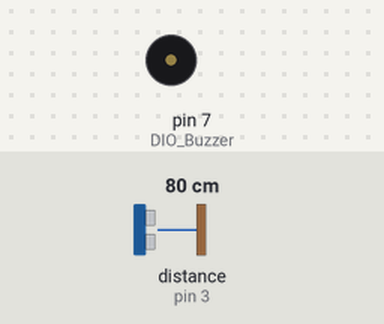
Bench run of a sketch on a simulated Arduino Uno, built with avr-gcc and run on an emulated ATmega328P. Parts: buzzer (waves = sounding). Wiring (inferred from the names in the program): ultrasonic range finder: trigger pin 2; echo pin 3. The inputs (shaded band) are chosen by the test bench; at power-on: distance to the obstacle (sensor on pin 3) 80 cm. The echo pulse lasts 58.3 µs per cm; what the sketch prints to the serial monitor is not drawn.

Above: at 0.2 s.
Timing chart, 0 to 3.0 s (numbered marks = the images above):
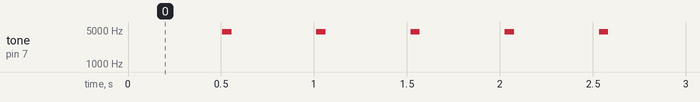

The sketch:

ultrason_with_buzzer.ino
```cpp
/*
 * Code d'exemple pour un capteur à ultrasons HC-SR04.
 */

 /*constante buzzer*/
 char DIO_Buzzer = 7;

/* Constantes pour les broches */
const byte TRIGGER_PIN = 2; // Broche TRIGGER
const byte ECHO_PIN = 3;    // Broche ECHO

/* Constantes pour le timeout */
const unsigned long MEASURE_TIMEOUT = 25000UL; // 25ms = ~8m à 340m/s

/* Vitesse du son dans l'air en mm/us */
const float SOUND_SPEED = 340.0 / 1000;

/** Fonction setup() */
void setup() {

  /* Initialise le port série */
  Serial.begin(9600);

  /* Initialise les broches */
  pinMode(TRIGGER_PIN, OUTPUT);
  digitalWrite(TRIGGER_PIN, LOW); // La broche TRIGGER doit être à LOW au repos
  pinMode(ECHO_PIN, INPUT);
}

/** Fonction loop() */
void loop() {

  /* 1. Lance une mesure de distance en envoyant une impulsion HIGH de 10µs sur la broche TRIGGER */
  digitalWrite(TRIGGER_PIN, HIGH);
  delayMicroseconds(10);
  digitalWrite(TRIGGER_PIN, LOW);

  /* 2. Mesure le temps entre l'envoi de l'impulsion ultrasonique et son écho (si il existe) */
  long measure = pulseIn(ECHO_PIN, HIGH, MEASURE_TIMEOUT);

  /* 3. Calcul la distance à partir du temps mesuré */
  float distance_mm = measure / 2.0 * SOUND_SPEED;

  /* Affiche les résultats en mm, cm et m */
  Serial.print(F("Distance: "));
  Serial.print(distance_mm);
  Serial.print(F("mm ("));
  Serial.print(distance_mm / 10.0, 2);
  Serial.print(F("cm, "));
  Serial.print(distance_mm / 1000.0, 2);
  Serial.println(F("m)"));

  /* Délai d'attente pour éviter d'afficher trop de résultats à la seconde */
  delay(500);

    tone(DIO_Buzzer,measure,50);
}
```

Measured:
- by itself, tone on pin 7 (DIO_Buzzer): alternates 4646 Hz for 0.05 s and silent for 0.46 s
